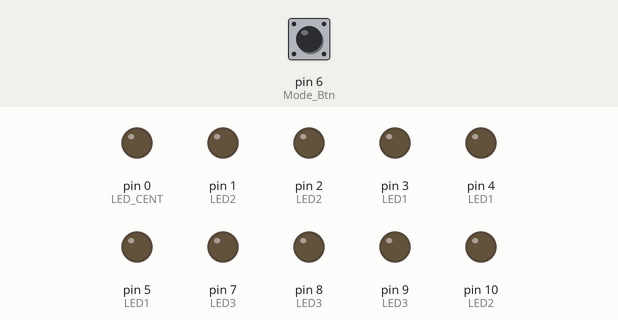
The sketch below on a simulated Arduino Uno, built with avr-gcc and run on an emulated ATmega328P. On the bench: output pins drawn as LEDs (lit = HIGH). Inputs (shaded band) come from the test bench; at power-on: pin 6 (Mode_Btn) HIGH.

Above: at 4.7 s.
4.8 s: pin 6 (Mode_Btn) pulled LOW for 1.55 s
At 5.18 s:
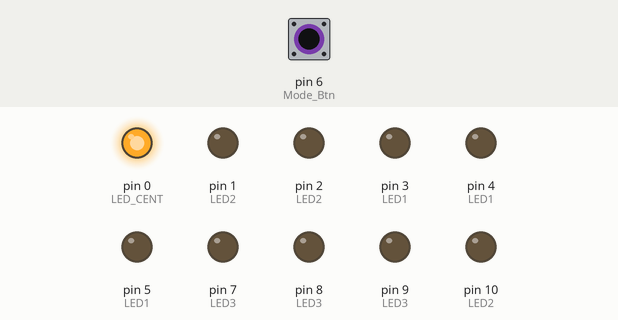
At 11.76 s:
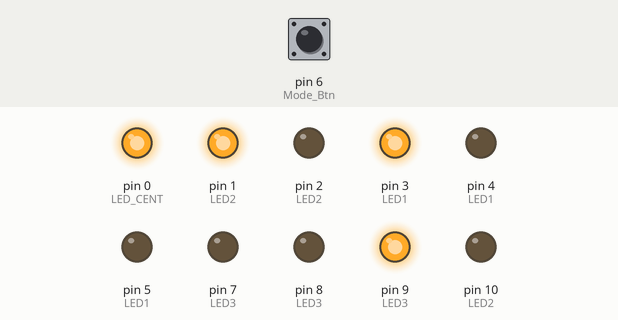
Timing chart, 0 to 14.3 s (numbered marks = the images above; inputs shaded):
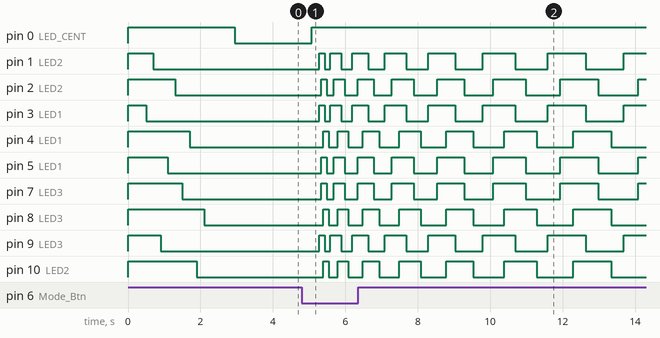

The sketch:

SEC_Flux_Decoder_Code.ino
```cpp
//Social Engineering Community Youth Challenge
//DEFCON 2023 SEC Village
//SW by Cyber City Circuits @MakeAugusta

int LED1_1 =  3;
int LED1_2 =  5;
int LED1_3 =  4;

int LED2_1 =  1;
int LED2_2 =  2;
int LED2_3 = 10;

int LED3_1 =  9;
int LED3_2 =  7;
int LED3_3 =  8;

int LED_CENT = 0;

int Mode_Btn = 6;

int LED1[] = {LED1_1, LED1_2, LED1_3};
int LED2[] = {LED2_1, LED2_2, LED2_3};
int LED3[] = {LED3_1, LED3_2, LED3_3};

void setup() {
  for(int i = 0; i < 4; i++) {
    pinMode(LED1[i], OUTPUT); digitalWrite(LED1[i],HIGH);
    pinMode(LED2[i], OUTPUT); digitalWrite(LED2[i],HIGH);
    pinMode(LED3[i], OUTPUT); digitalWrite(LED3[i],HIGH);
    }
  pinMode(LED_CENT, OUTPUT);  digitalWrite(LED_CENT,HIGH);
  pinMode(Mode_Btn, INPUT_PULLUP);

  delay(500);

  for(int i = 0; i < 3; i++) {
    {digitalWrite(LED1[i], LOW);delay(200);}
    {digitalWrite(LED2[i], LOW);delay(200);}
    {digitalWrite(LED3[i], LOW);delay(200);}
  }
  analogWrite(LED_CENT, 255);
  for(int i = 255; i > 0; i = i - 1) {analogWrite(LED_CENT, i);delay(5);}
}


void loop() {
  if (digitalRead(Mode_Btn)== LOW){
    jigawatts();
  }

  for(int i = 0; i < 32; i = i + 1){analogWrite(LED_CENT, i);delay(20);}
  for(int i = 32; i > 0; i = i - 1){analogWrite(LED_CENT, i);delay(20);}
}

void jigawatts(){
  for(int i = 0; i < 255; i = i + 3) {
      analogWrite(LED_CENT, i);
      delay(5);
    }
    digitalWrite(LED_CENT, HIGH);
    for (int x = 0; x < 500 ; x = x+50){
      for(int i = 0; i < 3; i++) {
       digitalWrite(LED1[i], HIGH);
       digitalWrite(LED2[i], HIGH);
       digitalWrite(LED3[i], HIGH);
       delay(x);
     }
      for(int i = 0; i < 3; i++) {
        digitalWrite(LED1[i], LOW);
        digitalWrite(LED2[i], LOW);
        digitalWrite(LED3[i], LOW);
        delay(x);
      }
    }
  }
```

Measured:
- after the input at 4.8 s, pin 0 (LED_CENT): LOW → HIGH after 0.28 s; pin 1 (LED2): LOW → HIGH after 0.49 s, → LOW 0.15 s later, → HIGH 0.15 s later, → LOW 0.30 s later, … (15 changes in this stretch)
